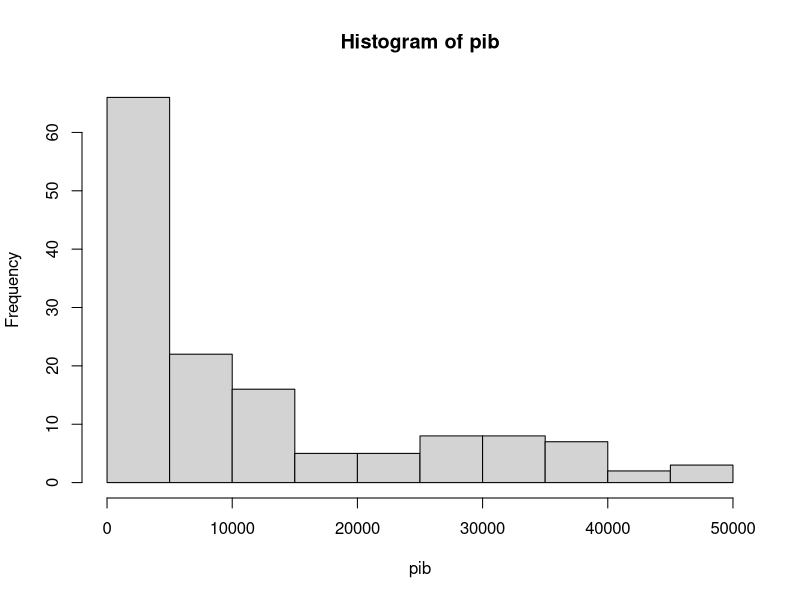
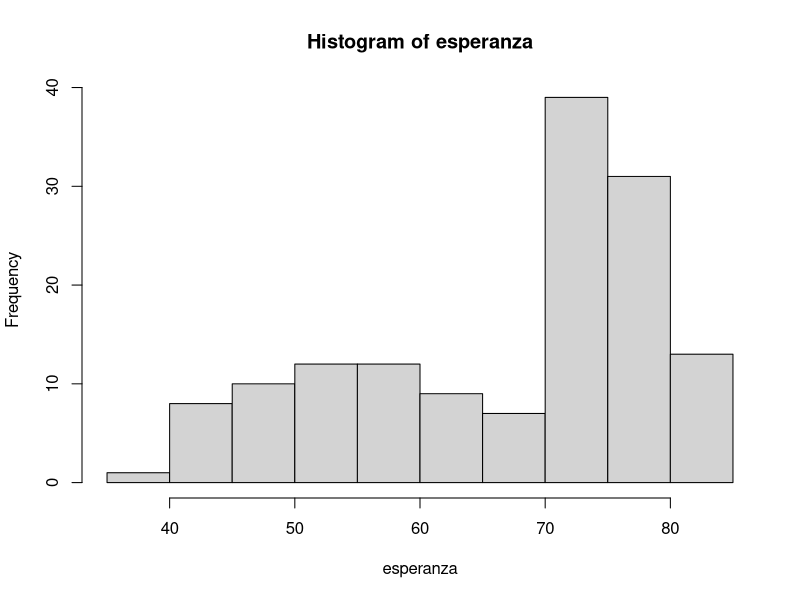

Reproduce these figures in R, in order. (Note: this script raises an error after producing the figures.)
# nombre del archivo a mandar por correo:
# nombre_apellido_inferencia_profesor.R
# ejemplo:
# juan_perez_inferencia_beltran.R

# No olvide ejecutar las líneas 6 y 11 antes de empezar el resto del trabajo
library(readxl)

# 1. Use la función read_excel para cargar los datos que se encuentran en el archivo excel 

misdatos <- read_excel("datos_e.xlsx")



# 2. Para las variables "pib_per_capita" y "esperanza_de_vida" compute lo siguiente
pib <- misdatos$pib_per_capita
esperanza <- misdatos$esperanza_de_vida
# 2.1 la media cada una (4 pts)
mean(pib)
mean(esperanza)
# 2.2 la desviación estandar de cada una (4 pts)
sd(pib)
sd(esperanza)
# 2.3 la cantidad de observaciones (n) de cada una (4 pts)
length(pib)
length(esperanza)

# 3. Grafique los histogramas de estas tres variables:
# "pib_per_capita" (2 pto), "esperanza_de_vida" (2 pto) y el logaritmo natural de la variable "población" (4 pts).
hist(pib)
hist(esperanza)
hist(poblacion)
poblacion <- misdatos$poblacion
hist(log(poblacion))
# Puede usar cualquier función y paquete de R que grafique histogramas
